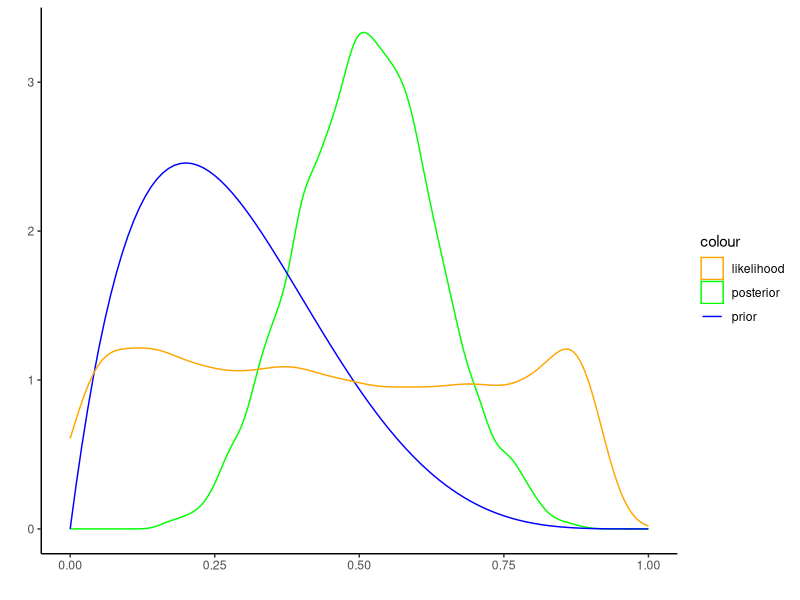
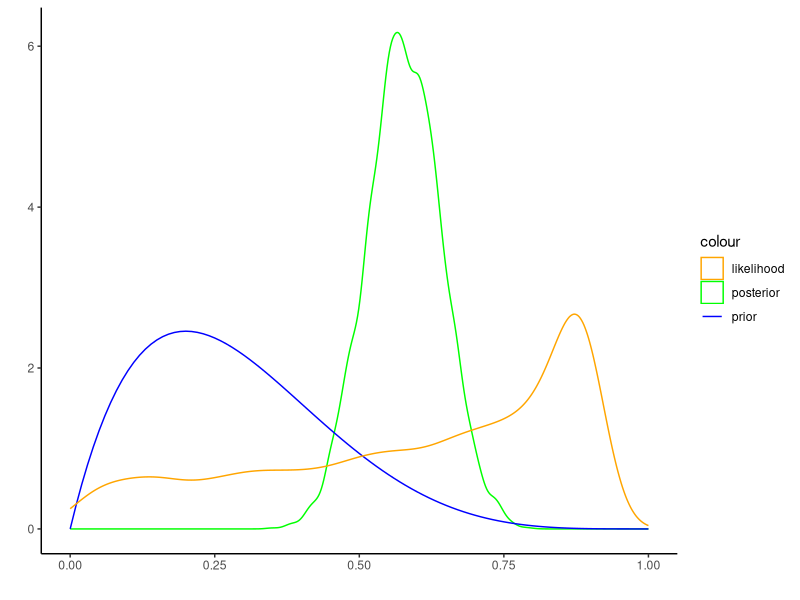
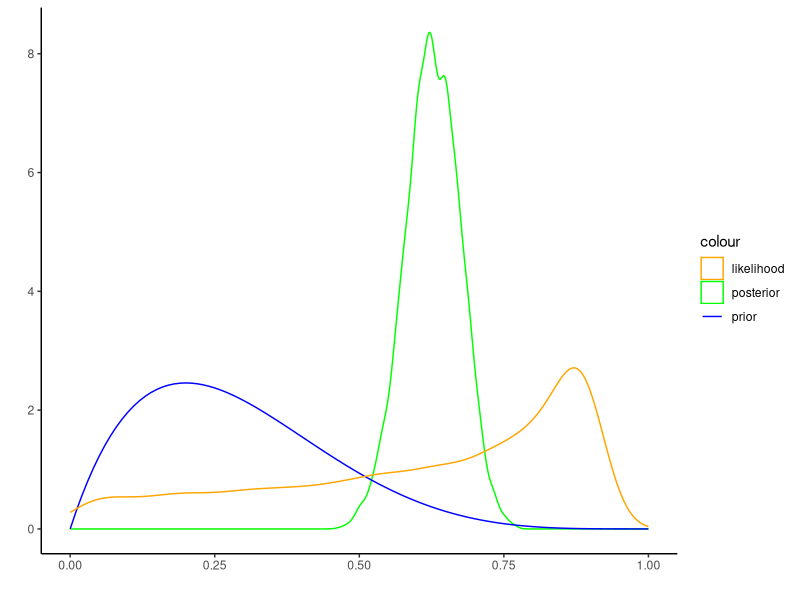
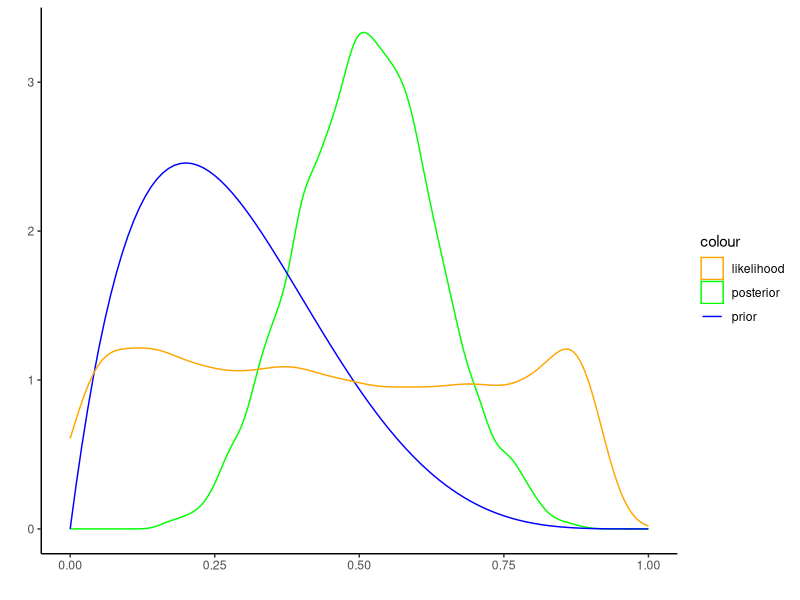
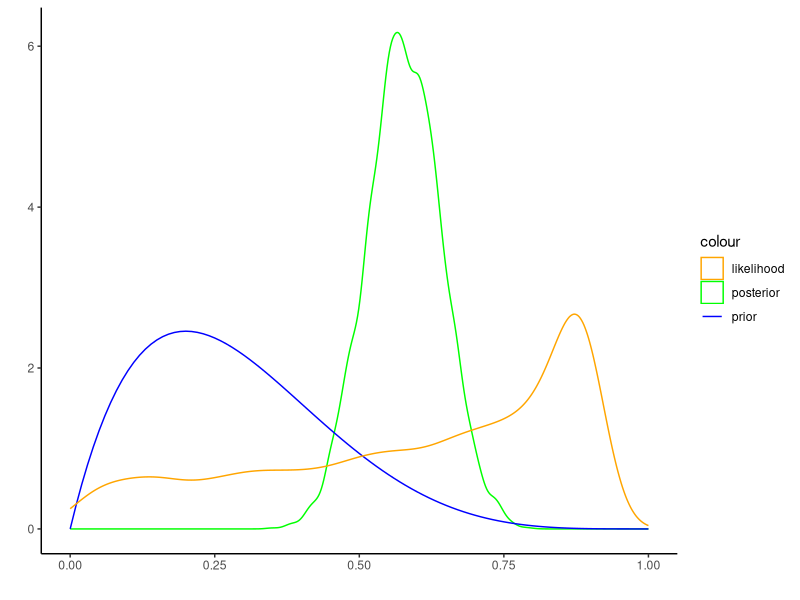
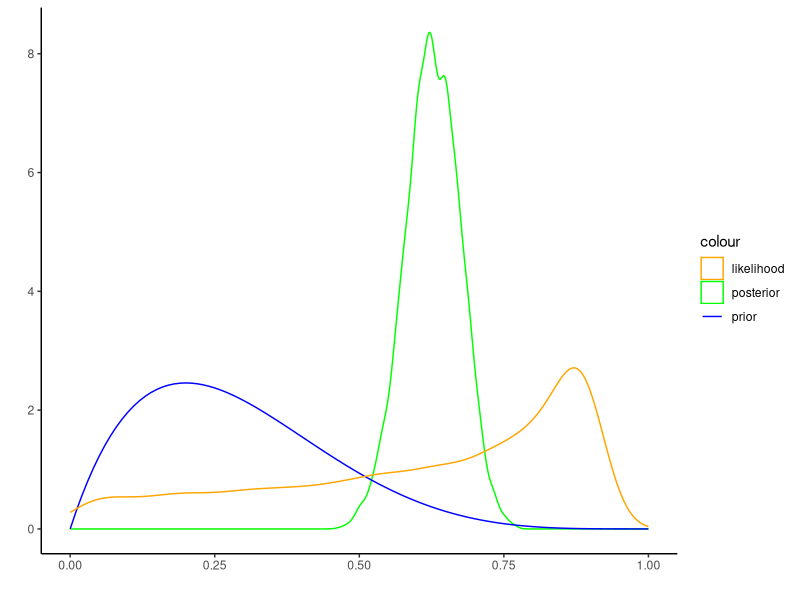

The R script that drew these images, in order:
# set working dir here
# setwd("~/WorkSpace/BayesianInference")

# This function calculates the probability of a 
# sequence of coin flip data, given a value of P_heads_guess
calc_prob_coin_flip_data <- function(P_heads_guess, coin_flips, log=T)
{
  # Empty list of probabilities
  probs_list = rep(NA, times=length(coin_flips))
  probs_list
  
  for (i in 1:length(coin_flips))
  {
    # Print an update
    #cat("\nAnalysing coin flip #", i, "/", length(coin_flips), sep="")
    
    # Get the current coin flip
    coin_flip = coin_flips[i]
    
    # If the coin flip is heads, give that datum
    # probability P_heads_guess.
    # If tails, give it (1-P_heads_guess)
    
    if (coin_flip == "H")
    {
      probs_list[i] = P_heads_guess
    } # End if heads
    
    if (coin_flip == "T")        
    {
      probs_list[i] = (1-P_heads_guess)
    } # End if tails
  } # End for-loop
  
  # Look at the resulting probabilities
  probs_list
  
  # We get the probability of all the data by multiplying
  # all the probabilities
  likelihood_of_data_given_P_heads_guess = prod(probs_list)
  
  if (log) 
    likelihood_of_data_given_P_heads_guess = log(likelihood_of_data_given_P_heads_guess)
  
  # Return result
  return(likelihood_of_data_given_P_heads_guess)
}


# this must be log likelihood
likelihood = function(param){
  return(calc_prob_coin_flip_data(P_heads_guess=param, coin_flips=coin_flips))
}

# prior 
prior = function(param, shape1 = 2, shape2 = 5){
  return(dbeta(param, shape1 = shape1, shape2 = shape2, log = T))
}

# make a proposal in MCMC
getProposal = function(current, n=1, w = .01) {
  proposal = current + runif(n, min = -(w/2), max = (w/2)) 
  return(proposal)
}

# accept or not the currect state 
accept = function(proposal, current) {
  if (proposal < 0 | proposal > 1) 
    return(FALSE);
  ratio = exp( likelihood(proposal) + 
                 prior(proposal) - 
                 likelihood(current) - 
                 prior(current) )
  if (ratio > runif(1)){
    return(TRUE)
  }else{
    return(FALSE)
  }
}

# MCMC given a start value and how many iterations
run_metropolis_MCMC = function(startvalue, iterations){
  cat("Prior beta(2, 10)\n")
  chain = array(dim = c(iterations+1,2))
  chain[1,1] = startvalue
  # record likelihood not log-scale
  chain[1,2] = calc_prob_coin_flip_data(P_heads_guess=startvalue, coin_flips=coin_flips, log = F)
  reject = 0
  accept = 0
  i=1
  while (i <= iterations) {
    #cat("i = ", i, " : ")
    proposal = getProposal(chain[i,1], w=.2) 
    isAccepted = accept(proposal, chain[i,1])
    
    if (isAccepted) {
      #cat(" accept ", proposal, "\n")
      chain[i+1,1] = proposal
      chain[i+1,2] = calc_prob_coin_flip_data(P_heads_guess=proposal, coin_flips=coin_flips, log = F)
      accept = accept + 1
    } else {
      #cat(" reject ", proposal, "\n")
      chain[i+1,] = chain[i,]
      reject = reject + 1
    }
    i = i + 1
  }
  cat("\nAccept = ", accept, ", reject  = ", reject, "\n")
  
  return(mcmc(chain))
}

# plot prior, posterior, and likelihood together
createPlot = function(chain, chain_len, shape1 = 2, shape2 = 5, burnin=.1) {
  # rm burnin
  posterior = chain[(chain_len*burnin):chain_len, 1]
  length(posterior)
  
  llhd = chain[(chain_len*burnin):chain_len, 2]
  # rescaled by max of posterior
  llhd = llhd / max(llhd) * 0.9
    
  library("tidyverse")
  df1 = tibble(x = posterior, dist = rep("posterior", length(posterior))) 
  df2 = tibble(x = llhd, dist = rep("likelihood", length(llhd)))
  
  library("ggplot2")
  p <- ggplot(df1, aes(x=x)) + 
    geom_density(aes(colour = "posterior")) + 
    stat_function(fun = function(x) dbeta(x, shape1 = shape1, shape2 = shape2), 
                  aes(colour = "prior")) +
    geom_density(aes(x=x, colour = "likelihood"), data = df2) +
    xlim(0, 1) + scale_colour_manual(values = c("orange", "green", "blue")) + 
    xlab("") + ylab("") + theme_classic() 
  return(p)
}


library(coda)
startvalue = c(0.5) # P_heads_guess
chain_len = 10000

###### case 1: 10 flips ###### 
coin_flips = c('H','T','H','T','H','H','T','H','H','H')
length(coin_flips)

chain = run_metropolis_MCMC(startvalue, chain_len)
summary(chain[(chain_len*.1):chain_len,])

p <- createPlot(chain, chain_len)
p

ggsave("b25d10l.pdf", p, width = 5, height = 5)


###### case 2: 50 flips ###### 

coin_flips = c('H','T','H','T','H','H','T','H','H','H','T','H','H','T','T','T','T','H','H','H','H','H','H','H','H','H','H','H','H','H','H','H','H','T','T','T','H','T','T','T','H','T','T','T','H','H','H','T','T','H')
length(coin_flips)
chain = run_metropolis_MCMC(startvalue, chain_len)
summary(chain[(chain_len*.1):chain_len,])

p <- createPlot(chain, chain_len)
p

ggsave("b25d50l.pdf", p, width = 5, height = 5)


###### case 3: 100 flips ###### 

coin_flips = c('H','T','H','T','H','H','T','H','H','H','T','H','H','T','T','T','T','H','H','H','H','H','H','H','H','H','H','H','H','H','H','H','H','T','T','T','H','T','T','T','H','T','T','T','H','H','H','T','T','H','H','H','T','H','H','H','T','T','H','H','H','H','H','H','H','T','T','H','H','H','H','T','T','H','H','H','T','T','H','H','H','H','H','H','T','T','T','H','H','H','H','H','H','T','H','T','H','H','T','T')
length(coin_flips)
chain = run_metropolis_MCMC(startvalue, chain_len)
summary(chain[(chain_len*.1):chain_len,])

p <- createPlot(chain, chain_len)
p

ggsave("b25d100l.pdf", p, width = 5, height = 5)
